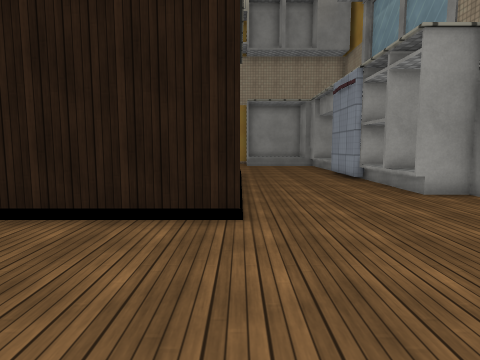
[1] (above)

17 first-person views from a walk through a scene from a Unity 3-D project. The camera is 1.3 m above the floor, tilts 6° down and sees 75° across. The floor is counted in squares, 1 m on a side. Each view is taken from the middle of a square. On the plan, view 1 faces up. The plan holds only what a view shows up to about 14 squares ahead; the rest is blank. Surface patterns are stand-ins for the level's own textures.

[2]
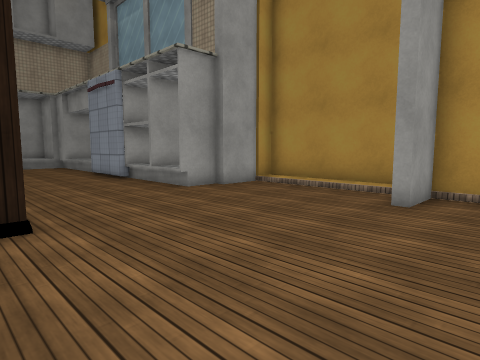

[3]
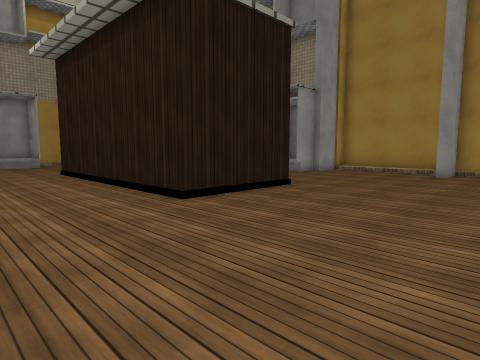

[4]
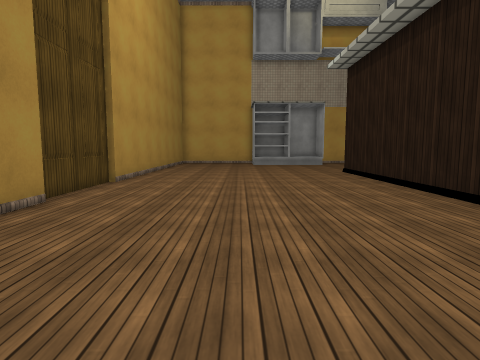

[5]
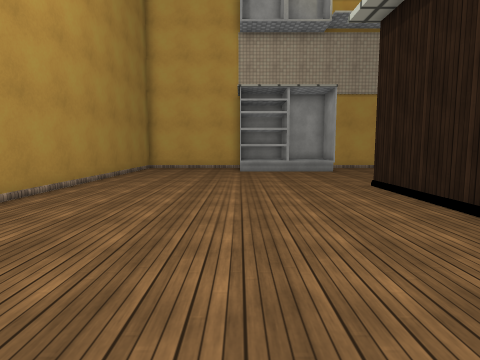

[6]
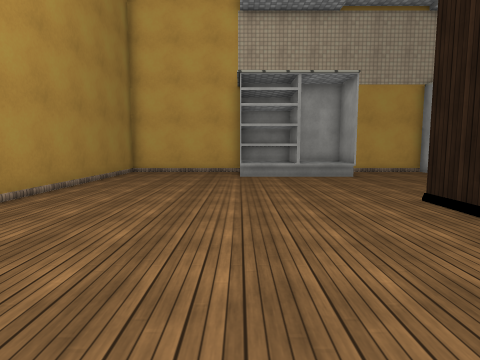

[7]
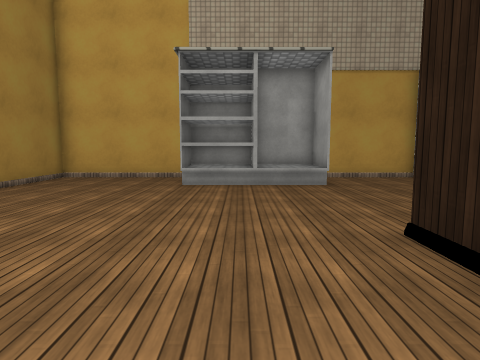

[8]
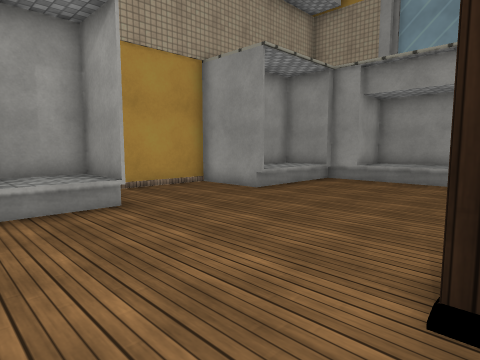

[9]
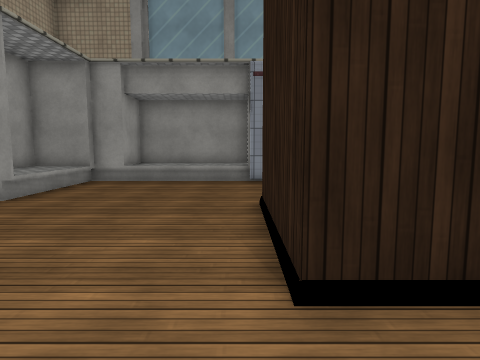

[10]
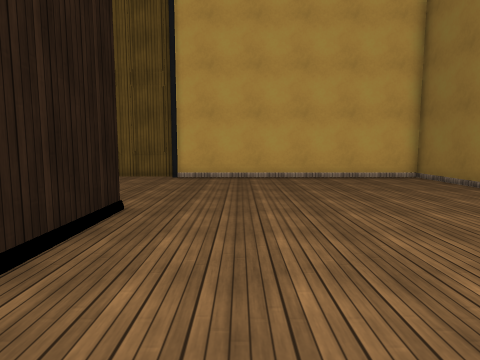

[11]
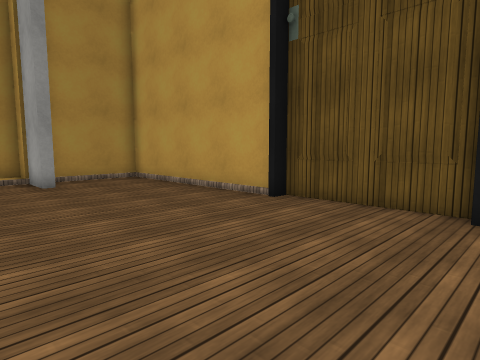

[12]
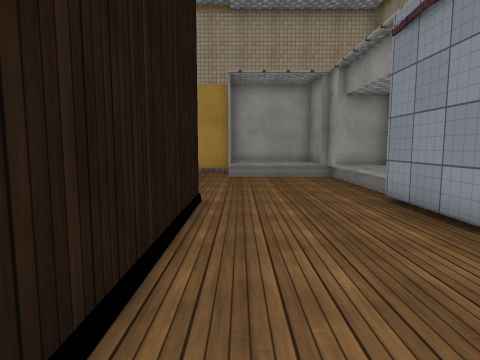

[13]
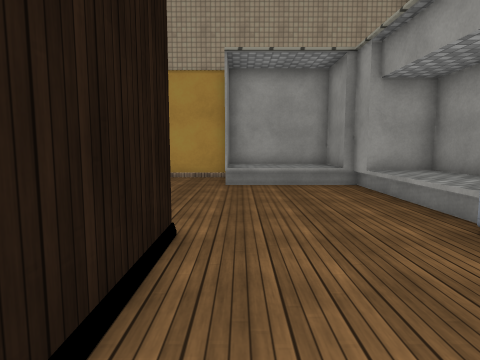

[14]
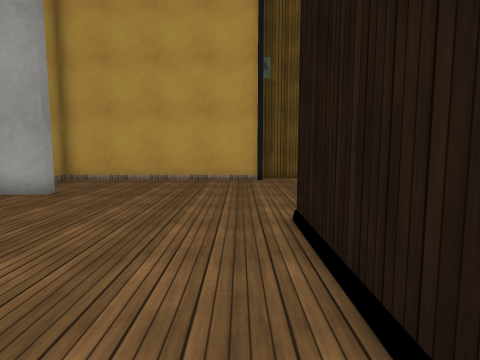

[15]
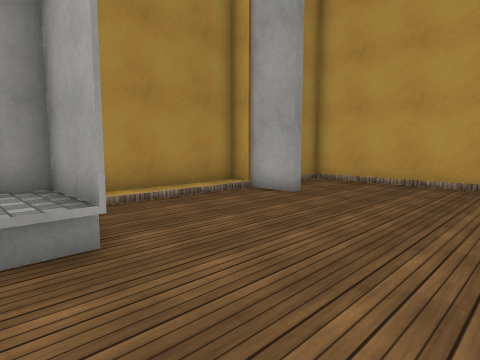

[16]
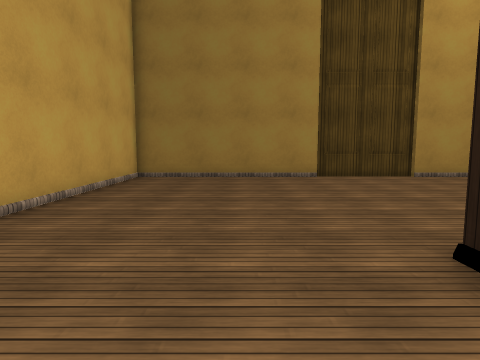

[17]
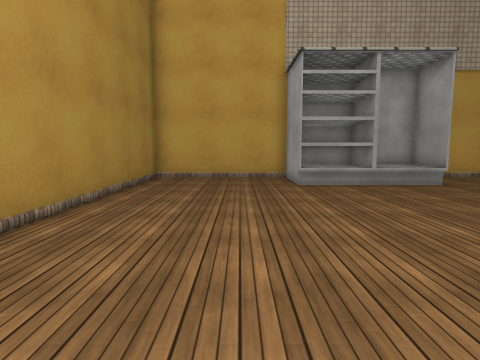

### Floor plan
Key: @ floor where view 1 was taken; # wall or solid block; . floor; / step, stairs or slope; ^ raised ledge.
Columns run from 15 left of view 1 to 9 right of it. Each row starts with its distance up from view 1.
 25 #######    ######
 24 #.....######....#####
 23 #.....###^^#....#^^^#
 22 #.....###^^#....^^^^#
 21 #...................#
 20 #...................^^#
 19 #...................^^^
 18 #...................^^^
 17 #...................^^^
 16 #...................^^#
 15 #..........#####....#
 14 #..........#   #....#
 13 #..........#   #....##
 12 #..........#   #....^
 11 #..........#   #....^
 10 #..........#   #....^^
  9 #..........#   #....^##
  8 #..........#   #......###
  7 #..........#   #......./#
  6 #..........#####......./#
  5 #....................../#
  4 #....................../#
  3 #....................../#
  2 #.....................###
  1 #......................#
  0 #..............@.......#
 -1 #......................#
 -2 ########################

Positions as (right, up) in squares from view 1, and headings:
1: (0, 0), facing up
2: (-1, 0), facing up-right
3: (-9, -1), facing up-right
4: (-10, -1), facing up
5: (-9, 5), facing up
6: (-9, 8), facing up
7: (-7, 11), facing up
8: (-7, 15), facing up-right
9: (-7, 16), facing right
10: (-7, 12), facing down
11: (-5, 5), facing down-right
12: (1, 8), facing up
13: (1, 11), facing up
14: (1, 11), facing down
15: (1, 10), facing down-right
16: (-1, 3), facing left
17: (-11, 11), facing up
